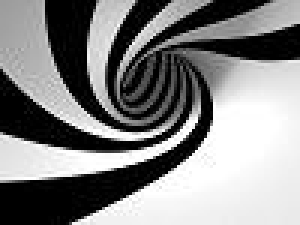
#> input picture bw.jpg, 100 x 75 px (shown 3 times larger)
$ python SpectralClusteringAndKMeans.py
#> lines starting #> are read from the running program, lines starting #| are printed output that depends on the picture; after the words box and inside, x2 and y2 are one past the last pixel; in counts of white or black regions, pixels touching at a corner belong together
import numpy as np
from numpy import matlib
import pandas as pd
import math
from sklearn.cluster import KMeans
from matplotlib import pyplot as plt
import cv2


def LP_Matrix_Evaluate(similarity_matrix):
    diagonal_matrix = np.zeros(similarity_matrix.shape)
    sum_vec = np.sum(similarity_matrix, axis=1)
    np.fill_diagonal(diagonal_matrix, sum_vec)
    return diagonal_matrix - similarity_matrix

def Similarity_Val(point1, point2, sigma):
    similarity = math.exp((-1 / (2 * (sigma ** 2))) * (np.linalg.norm(point1 - point2, ord=2) ** 2))
    return similarity

def Similarity_Matrix_Evaluate(data_array, sigma):
    [no_of_points, _] = data_array.shape
    similarity_matrix = np.zeros((no_of_points, no_of_points))
    for i in range(0, no_of_points):
        for j in range(i, no_of_points):
            similarity_matrix[i, j] = Similarity_Val(data_array[i], data_array[j], sigma)
            similarity_matrix[j, i] = Similarity_Val(data_array[i], data_array[j], sigma)
    return similarity_matrix


def Similarity_Matrix_Image_Evaluate(data_array, sigma):
    [no_of_points, _] = data_array.shape
    cross_mul_matrix = data_array@np.transpose(data_array)
    square_matrix = np.power(data_array, 2)
    col_square_matrix = matlib.repmat(square_matrix, 1, no_of_points)
    row_square_matrix = matlib.repmat(np.transpose(square_matrix), no_of_points, 1)
    similarity_matrix = col_square_matrix+row_square_matrix - 2 * cross_mul_matrix
    similarity_matrix = np.exp((-1/(2*(sigma**2)))*similarity_matrix)
    return similarity_matrix


class spectral_clustering:
    def __init__(self):
        self.eigen_vectors = None
        self.eigen_values = None

    def get_clusters(self, k):
        eigen_mat = self.eigen_vectors[:, 0:k]
        kmeans = KMeans(n_clusters=k)
        clusters = kmeans.fit_predict(eigen_mat)
        return clusters

    def fit(self, data_array, sigma):
        similarity_mat = Similarity_Matrix_Evaluate(data_array, sigma)
        laplacian_mat = LP_Matrix_Evaluate(similarity_mat)
        eigen_values, eigen_vectors = np.linalg.eigh(laplacian_mat)
        sort_index = np.argsort(eigen_values)
        self.eigen_vectors = eigen_vectors[:, sort_index]
        self.eigen_values = eigen_values[sort_index]

    def image_fit(self, data_array, sigma):
        similarity_mat = Similarity_Matrix_Image_Evaluate(data_array, sigma)
        laplacian_mat = LP_Matrix_Evaluate(similarity_mat)
        eigen_values, eigen_vectors = np.linalg.eigh(laplacian_mat)
        sort_index = np.argsort(eigen_values)
        self.eigen_vectors = eigen_vectors[:, sort_index]
        self.eigen_values = eigen_values[sort_index]


def circs():
    data = np.zeros((100,2))
    y = 0
    i = 0
    while(i<2*math.pi):
        data[y, 0] = math.cos(i)
        data[y, 1] = math.sin(i)
        y = y+1
        i = i+(math.pi/25)

    i = 0
    while(i<2*math.pi):
        data[y, 0] = 2*math.cos(i)
        data[y, 1] = 2*math.sin(i)
        y = y+1
        i = i+(math.pi/25)

    return data


data = circs()

sigmas = [0.01, 0.05, 0.1, 1, 5, 10, 50, 100]
for sigma in sigmas:
    Spectral_Object = spectral_clustering()
    Spectral_Object.fit(data, sigma)
    print("Eigen Vectors of the data are:")
    print(Spectral_Object.eigen_vectors)
    Clusters_Spectral = Spectral_Object.get_clusters(2)
    Kmeans_Object = KMeans(n_clusters=2)
    Clusters_Kmeans = Kmeans_Object.fit_predict(data)
    fig1, ax1 = plt.subplots()
    scatter1 = ax1.scatter(x=data[:, 0], y=data[:,1], c=Clusters_Spectral)
    legend1 = ax1.legend(*scatter1.legend_elements(),
                         loc="upper right", title="Spectral Clusters")
    ax1.add_artist(legend1)
    plt.savefig('Spectral_Clusters_a' + str(sigma) + '.jpg')
    plt.show()

    fig2, ax2 = plt.subplots()
    scatter2 = plt.scatter(x=data[:, 0], y=data[:, 1], c=Clusters_Kmeans)
    legend2 = ax2.legend(*scatter2.legend_elements(),
                         loc="upper right", title="KMeans Clusters")
    ax2.add_artist(legend2)
    plt.savefig('Kmeans_Clusters_a' + str(sigma) + '.jpg')
    plt.show()
#> this loop made 8 passes
#> pass 1, `plt.savefig('Spectral_Clusters_a' + str(sigma) + '.jpg')`:
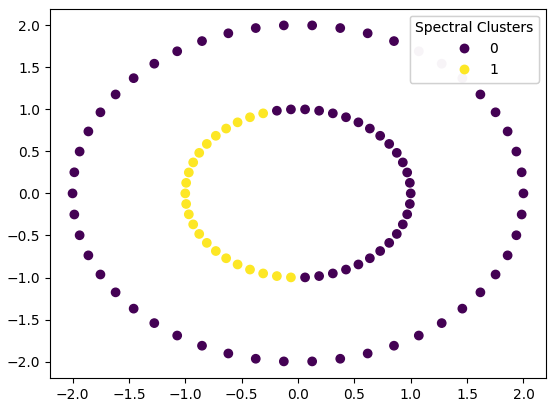
#> figure drawn by matplotlib, 1 panel
#> pass 2, `plt.savefig('Spectral_Clusters_a' + str(sigma) + '.jpg')`:
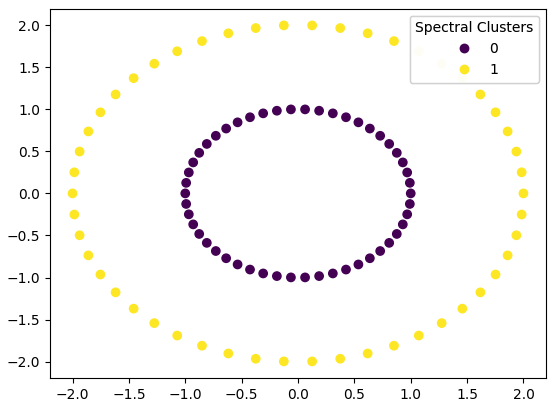
#> figure drawn by matplotlib, 1 panel
#> pass 2, `plt.savefig('Kmeans_Clusters_a' + str(sigma) + '.jpg')`:
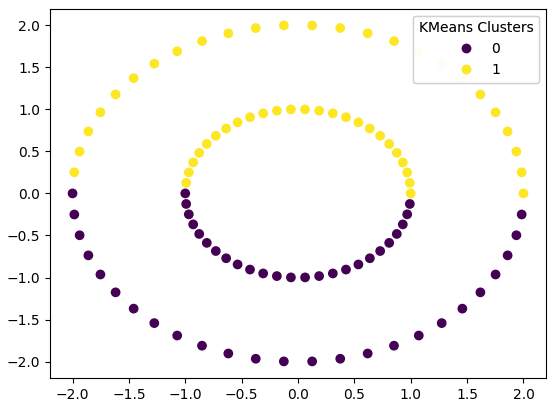
#> figure drawn by matplotlib, 1 panel


sigmas = [0.701, 0.702, 0.703, 0.704, 0.705, 0.706, 0.707, 0.708, 0.709, 0.71]
image_data = cv2.imread(r"bw.jpg", cv2.IMREAD_GRAYSCALE)
#> image_data is the input picture: shape (75, 100); min 0, max 255, mean 133.1
[m, n] = image_data.shape
#> m = 75; n = 100
image_data = np.array(image_data, dtype=float)
image_flattened_data = np.ravel(image_data)
#> image_flattened_data = 7500 values, max 255 at index 3577, min 0 at index 16, mean 133.1
image_flattened_data = np.reshape(image_flattened_data, (image_flattened_data.shape[0], 1))
kmeans = KMeans(n_clusters=2)
Clusters_Kmeans = kmeans.fit_predict(image_flattened_data)
#> Clusters_Kmeans = 7500 values, max 1 at index 0, min 0 at index 15, mean 0.578
Image_Kmeans = np.uint8(255 * Clusters_Kmeans.reshape([m, n]))
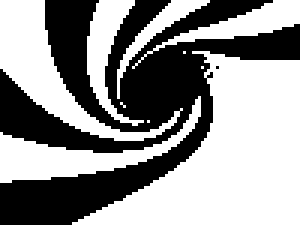
#> Image_Kmeans: shape (75, 100) (shown 3 times larger); 57.8% white; 2 black regions (1 under 20 px), largest, box (x1, y1, x2, y2) and area: (0, 0, 100, 75) 3162
plt.imsave("Kmeans_Clusters_b.jpg", Image_Kmeans)
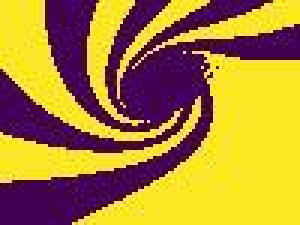
#> saved as Kmeans_Clusters_b.jpg: shape (75, 100, 3) (shown 3 times larger); mean R, G, B 174.2, 134.1, 56.7
cv2.imwrite(r"Kmeans_bw.jpg", Image_Kmeans)
for sigma in sigmas:
    Spectral_Object = spectral_clustering()
#> (the run stopped early here; a loop or call above may not have finished)
